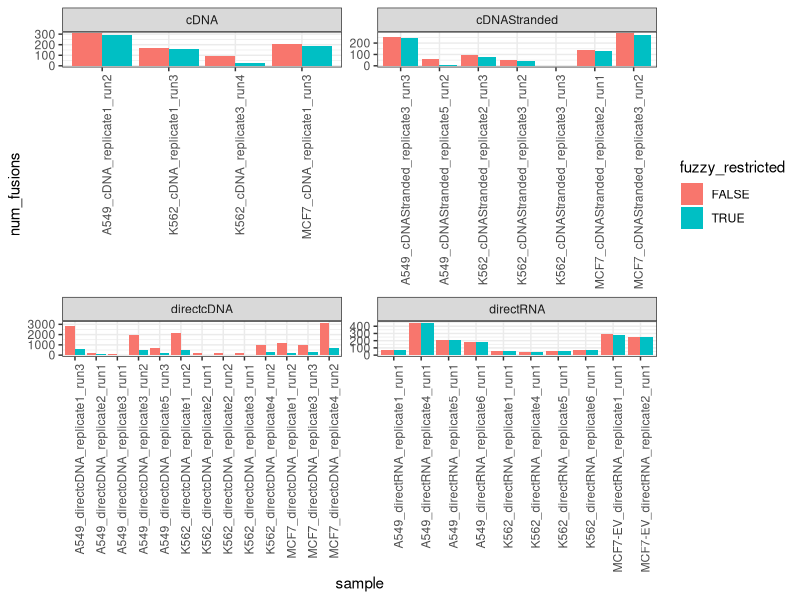

Reproduce this figure in R.
## ---- chunk 1
knitr::opts_chunk$set(echo = TRUE)
library(tidyverse)
## ---- chunk 2

data = read.csv("data/ctatLRF_fusion_linecounts.txt", sep=" ", header=F)

colnames(data) = c('num_fusions', 'filename')

data = data %>% mutate(num_fusions = num_fusions - 1)

data
## ---- chunk 3

data$core_sample_name = sapply(data$filename, function(x) { str_split(x, "_")[[1]][2]})

data$seqtype = sapply(data$filename, function(x) { str_split(x, "_")[[1]][3]})

data$sample = sapply(data$filename, function(x) { str_split(x, "\\.")[[1]][1]})

data$sample = str_replace(data$sample, "^SGNex_", "")

data = data %>% mutate(fuzzy_restricted = grepl("fuzzy_restricted", filename))

data
## ---- chunk 4

data %>% ggplot(aes(x=sample, y=num_fusions, fill=fuzzy_restricted)) + geom_bar(stat='identity', position='dodge') +
    facet_wrap(~seqtype, scale='free')  + 
    theme_bw() +
    theme(axis.text.x = element_text(angle = 90, hjust = 1))



